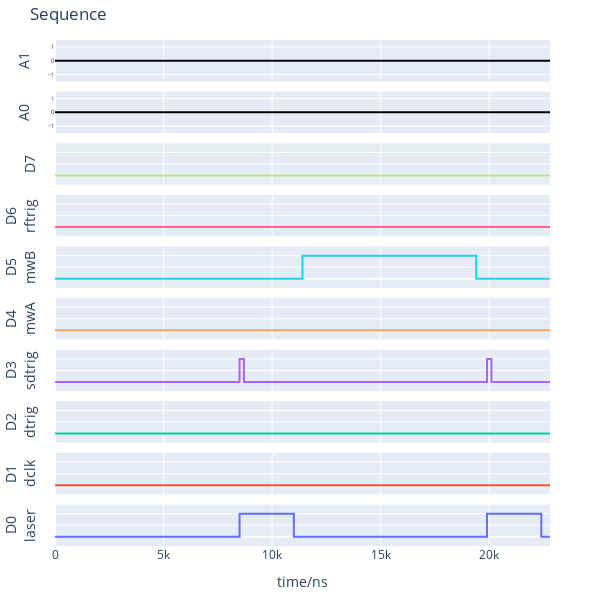

The cell this chart's notebook holds for it:
### Code cell
ps.reset()
ps.setDigital("laser", seq_laser)
# ps.setDigital("mwA", seq_mw)
ps.setDigital("sdtrig", seq_sdtrig)
ps.setDigital("mwB", seq_mwB)
ps.plotSeq()

### Figure 1 — Plotly figure (JSON) as saved in the notebook; plotly's stock layout.template omitted (floating-point values rounded to 4 significant figures)
{"data": [{"line": {"shape": "hv"}, "mode": "lines", "name": "D0", "type": "scatter", "x": [0, 8000, 8500, 11000, 11400, 19400, 19900, 22400, 22800], "xaxis": "x10", "y": [0, 0, 1, 0, 0, 0, 1, 0, 0], "yaxis": "y10"}, {"line": {"shape": "hv"}, "mode": "lines", "name": "D1", "type": "scatter", "x": [0, 22800], "xaxis": "x9", "y": [0, 0], "yaxis": "y9"}, {"line": {"shape": "hv"}, "mode": "lines", "name": "D2", "type": "scatter", "x": [0, 22800], "xaxis": "x8", "y": [0, 0], "yaxis": "y8"}, {"line": {"shape": "hv"}, "mode": "lines", "name": "D3", "type": "scatter", "x": [0, 8000, 8500, 8700, 11400, 19400, 19900, 20100, 22800], "xaxis": "x7", "y": [0, 0, 1, 0, 0, 0, 1, 0, 0], "yaxis": "y7"}, {"line": {"shape": "hv"}, "mode": "lines", "name": "D4", "type": "scatter", "x": [0, 22800], "xaxis": "x6", "y": [0, 0], "yaxis": "y6"}, {"line": {"shape": "hv"}, "mode": "lines", "name": "D5", "type": "scatter", "x": [0, 8000, 8500, 11000, 11400, 19400, 19900, 22400, 22800], "xaxis": "x5", "y": [0, 0, 0, 0, 1, 0, 0, 0, 0], "yaxis": "y5"}, {"line": {"shape": "hv"}, "mode": "lines", "name": "D6", "type": "scatter", "x": [0, 22800], "xaxis": "x4", "y": [0, 0], "yaxis": "y4"}, {"line": {"shape": "hv"}, "mode": "lines", "name": "D7", "type": "scatter", "x": [0, 22800], "xaxis": "x3", "y": [0, 0], "yaxis": "y3"}, {"line": {"color": "black", "shape": "hv"}, "mode": "lines", "name": "A0", "type": "scatter", "x": [0, 22800], "xaxis": "x2", "y": [0, 0], "yaxis": "y2"}, {"line": {"color": "black", "shape": "hv"}, "mode": "lines", "name": "A1", "type": "scatter", "x": [0, 22800], "xaxis": "x", "y": [0, 0], "yaxis": "y"}], "layout": {"height": 600, "margin": {"b": 40, "l": 50, "r": 50, "t": 40}, "showlegend": false, "title": {"text": "Sequence"}, "width": 600, "xaxis": {"anchor": "y", "domain": [0, 1], "matches": "x10", "showticklabels": false}, "xaxis10": {"anchor": "y10", "domain": [0, 1], "title": {"text": "time/ns"}}, "xaxis2": {"anchor": "y2", "domain": [0, 1], "matches": "x10", "showticklabels": false}, "xaxis3": {"anchor": "y3", "domain": [0, 1], "matches": "x10", "showticklabels": false}, "xaxis4": {"anchor": "y4", "domain": [0, 1], "matches": "x10", "showticklabels": false}, "xaxis5": {"anchor": "y5", "domain": [0, 1], "matches": "x10", "showticklabels": false}, "xaxis6": {"anchor": "y6", "domain": [0, 1], "matches": "x10", "showticklabels": false}, "xaxis7": {"anchor": "y7", "domain": [0, 1], "matches": "x10", "showticklabels": false}, "xaxis8": {"anchor": "y8", "domain": [0, 1], "matches": "x10", "showticklabels": false}, "xaxis9": {"anchor": "y9", "domain": [0, 1], "matches": "x10", "showticklabels": false}, "yaxis": {"anchor": "x", "domain": [0.918, 1.0], "range": [-1.5, 1.5], "tickfont": {"size": 6}, "title": {"text": "A1"}}, "yaxis10": {"anchor": "x10", "domain": [0, 0.082], "range": [-0.4, 1.4], "showticklabels": false, "title": {"text": "D0<br>laser"}}, "yaxis2": {"anchor": "x2", "domain": [0.816, 0.898], "range": [-1.5, 1.5], "tickfont": {"size": 6}, "title": {"text": "A0"}}, "yaxis3": {"anchor": "x3", "domain": [0.714, 0.796], "range": [-0.4, 1.4], "showticklabels": false, "title": {"text": "D7"}}, "yaxis4": {"anchor": "x4", "domain": [0.612, 0.694], "range": [-0.4, 1.4], "showticklabels": false, "title": {"text": "D6<br>rftrig"}}, "yaxis5": {"anchor": "x5", "domain": [0.51, 0.592], "range": [-0.4, 1.4], "showticklabels": false, "title": {"text": "D5<br>mwB"}}, "yaxis6": {"anchor": "x6", "domain": [0.408, 0.49], "range": [-0.4, 1.4], "showticklabels": false, "title": {"text": "D4<br>mwA"}}, "yaxis7": {"anchor": "x7", "domain": [0.306, 0.388], "range": [-0.4, 1.4], "showticklabels": false, "title": {"text": "D3<br>sdtrig"}}, "yaxis8": {"anchor": "x8", "domain": [0.204, 0.286], "range": [-0.4, 1.4], "showticklabels": false, "title": {"text": "D2<br>dtrig"}}, "yaxis9": {"anchor": "x9", "domain": [0.102, 0.184], "range": [-0.4, 1.4], "showticklabels": false, "title": {"text": "D1<br>dclk"}}}}
